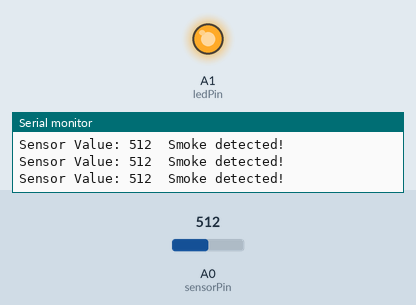
Recording of a sketch running on a simulated Arduino Uno, built with avr-gcc and run on an emulated ATmega328P. On the bench: output pins drawn as LEDs (lit = HIGH), the last lines printed to the serial monitor. The inputs (shaded band) are chosen by the test bench; at power-on: A0 (sensorPin) = 512.

Above: at 1.2 s.
1.3 s: A0 (sensorPin) set to 479
4.3 s: A0 (sensorPin) set to 461
At 5.6 s:
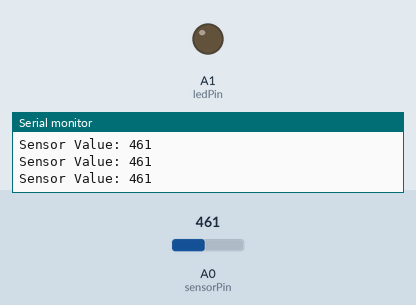
6.3 s: A0 (sensorPin) set to 480
At 6.61 s:
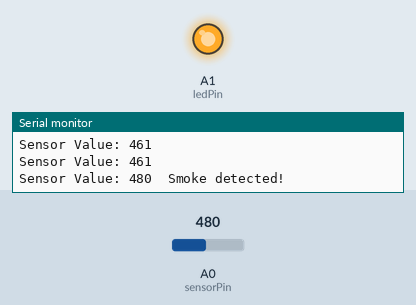
9.3 s: A0 (sensorPin) set to 460
At 9.9 s:
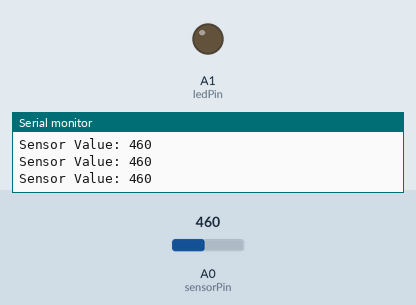
Timing chart, 0 to 11.9 s (numbered marks = the images above; inputs shaded):
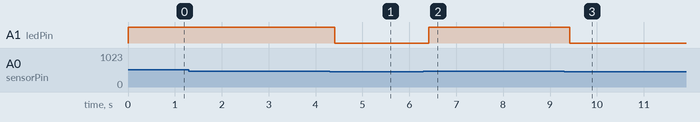

Measured:
- the behaviour switches between 471 and 470 on A0 (sensorPin) (found by bisection; images 0 and 1)
- after the input at 4.3 s, A1 (ledPin): HIGH → LOW after 0.11 s
- after the input at 6.3 s, A1 (ledPin): LOW → HIGH after 0.12 s
- after the input at 9.3 s, A1 (ledPin): HIGH → LOW after 0.12 s

The sketch:

gas_sensor.ino
```cpp
#define sensorPin A0
#define ledPin A1
int gasIntensity; // analog reading (0-5V) from the sensor
int threshold = 470;

void setup()
{
    pinMode(sensorPin, INPUT);
    pinMode(ledPin, OUTPUT);
    Serial.begin(9600); // sets the serial port to 9600
    Serial.println("Initializing gas sensor!");
}

void loop()
{
    gasIntensity = analogRead(sensorPin); // read analog input pin 0

    Serial.print("Sensor Value: ");
    Serial.print(gasIntensity);

    if (gasIntensity > threshold)
    {
        Serial.print("  Smoke detected!");
        analogWrite(ledPin, 255); // turns LED on
    }

    Serial.println(""); // print null and move to next line
    delay(200);
    analogWrite(ledPin, 0); // turns LED off
}
```
